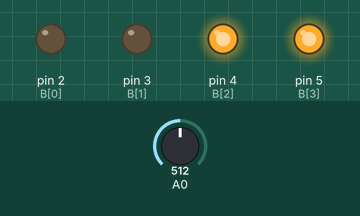
Bench run of a sketch on a simulated Arduino Uno, built with avr-gcc and run on an emulated ATmega328P. Shown: output pins drawn as LEDs (lit = HIGH). The inputs (shaded band) are chosen by the test bench; at power-on: A0 = 512.

Above: at 1.2 s.
1.3 s: A0 set to 554
2.8 s: A0 set to 569
At 3.5 s:
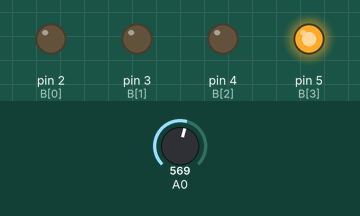
4.3 s: A0 set to 306
At 4.8 s:
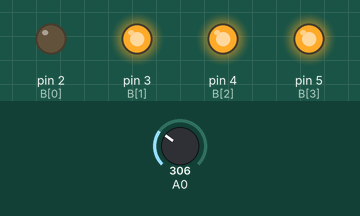
5.9 s: A0 set to 107
7.4 s: A0 set to 93
At 8.4 s:
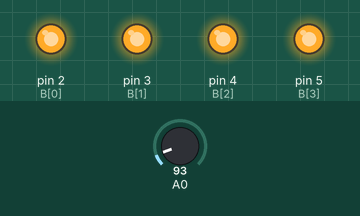
8.9 s: A0 set to 122
At 9.7 s:
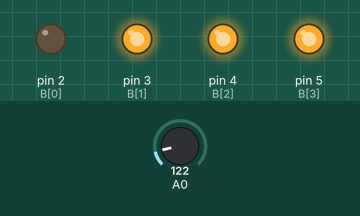
Timing chart, 0 to 11.5 s (numbered marks = the images above; inputs shaded):
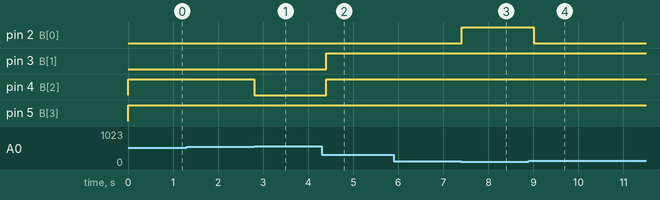

The sketch:

lab2_ex3.ino
```cpp
// C++ code
//
const int B[] = {2, 3, 4, 5};
int a = 0x00;
int a0, a1, a2, a3;

unsigned char GetBit(unsigned char x, unsigned char k) {
   return ((x & (0x01 << k)) != 0);
}

void setup()
{
  pinMode(B[0], OUTPUT);
  pinMode(B[1], OUTPUT);
  pinMode(B[2], OUTPUT);
  pinMode(B[3], OUTPUT);
  Serial.begin(9600);
}

void resetB()
{
  digitalWrite(B[3],LOW);
  digitalWrite(B[2],LOW);
  digitalWrite(B[1],LOW);
  digitalWrite(B[0],LOW);
}

void writeToB(unsigned char temp)
{
  if (temp == 1)
  {
    digitalWrite(B[0],LOW);
    digitalWrite(B[1],LOW);
    digitalWrite(B[2],LOW);
    digitalWrite(B[3],HIGH);
  }
  else if (temp == 2)
  {
    digitalWrite(B[0],LOW);
    digitalWrite(B[1],LOW);
    digitalWrite(B[2],HIGH);
    digitalWrite(B[3],HIGH);
  }
  else if (temp == 3)
  {
    digitalWrite(B[0],LOW);
    digitalWrite(B[1],HIGH);
    digitalWrite(B[2],HIGH);
    digitalWrite(B[3],HIGH);
  }
  else if (temp == 4)
  {
    digitalWrite(B[0],HIGH);
    digitalWrite(B[1],HIGH);
    digitalWrite(B[2],HIGH);
    digitalWrite(B[3],HIGH);
  }
  else if (temp == 0)
  {
    digitalWrite(B[0],LOW);
    digitalWrite(B[1],LOW);
    digitalWrite(B[2],LOW);
    digitalWrite(B[3],LOW);
  }

}


void loop()
{
  a = analogRead(A0);
  // Serial.println(a);
  a = map(a, 1023, 100, 0, 4);
  // Serial.println(a);
  writeToB(a); //This will display the value of a in binary on the LEDs
  delay(200);
  }
```

Measured:
- the behaviour switches between 561 and 562 on A0 (found by bisection; images 0 and 1)
- the behaviour switches between 101 and 100 on A0 (found by bisection; images 2 and 3)
- after the input at 1.3 s, every drawn part: stays the same
- after the input at 2.8 s, pin 4 (B[2]): HIGH → LOW at once
- after the input at 4.3 s, pin 3 (B[1]), pin 4 (B[2]): LOW → HIGH after 0.10 s
- after the input at 5.9 s, every drawn part: stays the same
- after the input at 7.4 s, pin 2 (B[0]): LOW → HIGH at once
- after the input at 8.9 s, pin 2 (B[0]): HIGH → LOW after 0.11 s
